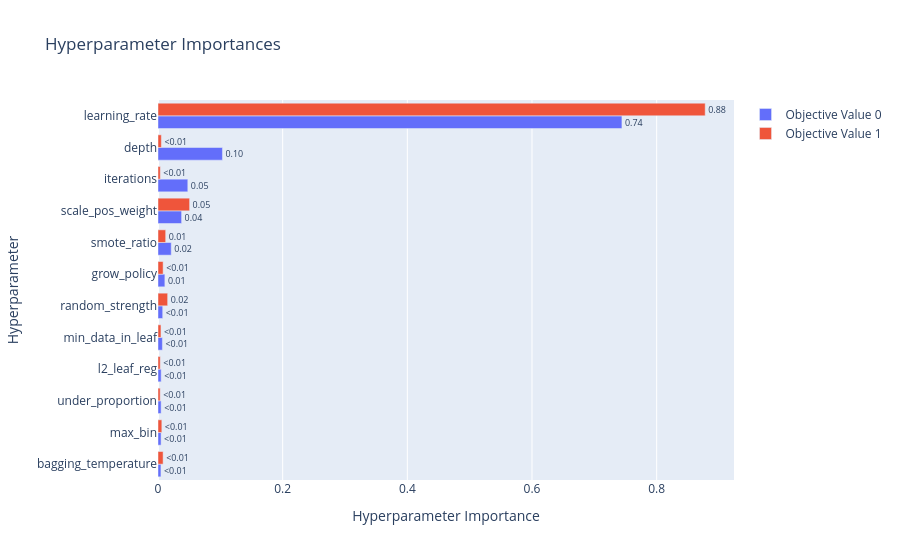
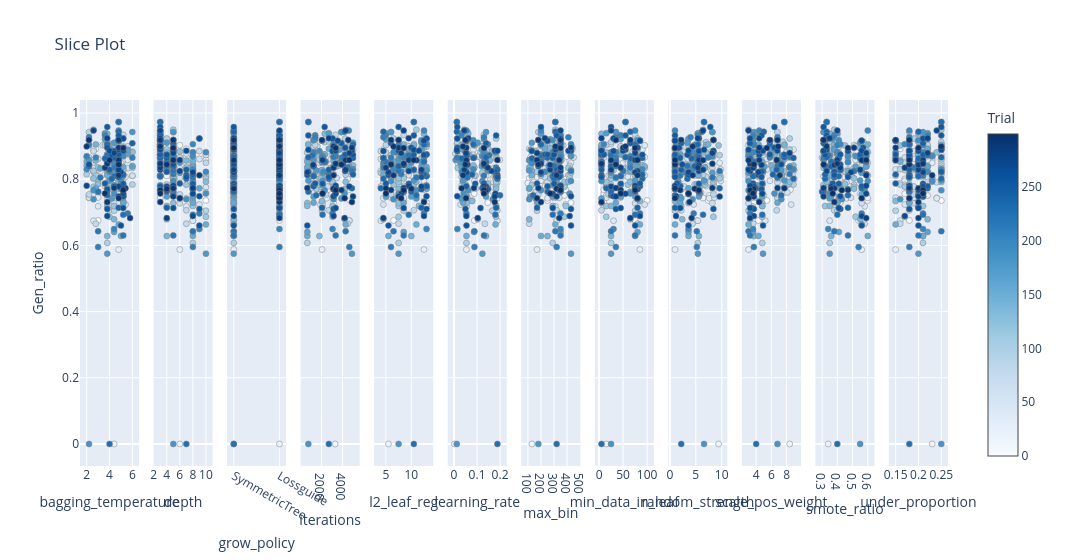
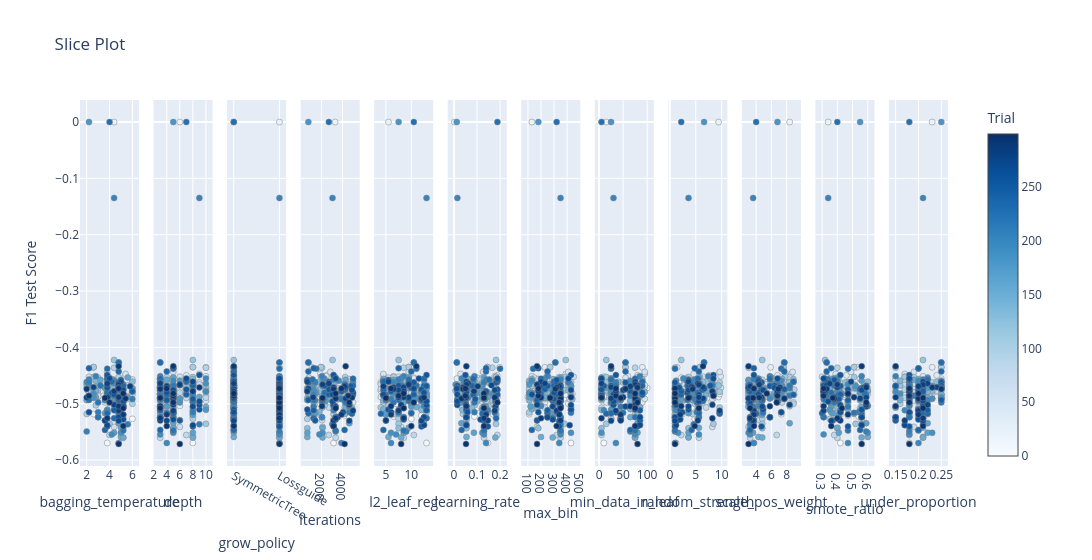
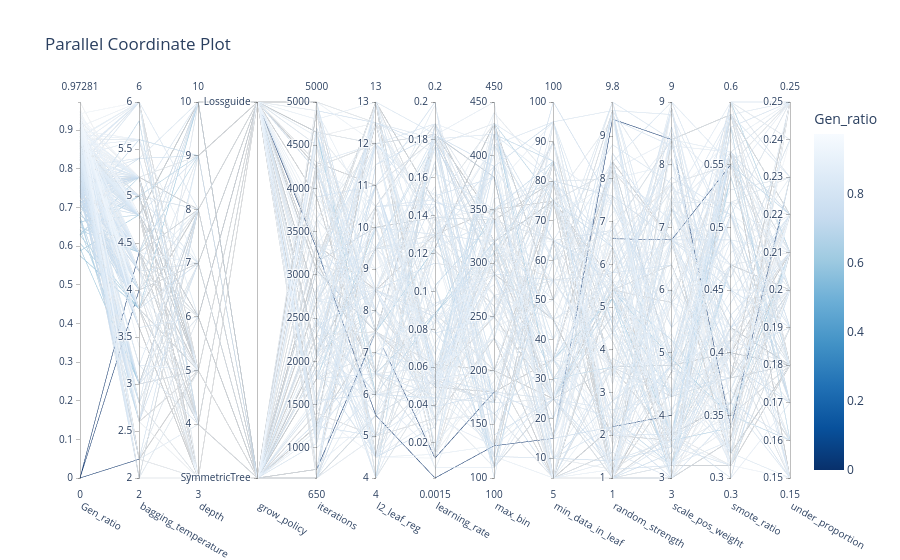

Notebook code cell kept with these figures, in order:
### Code cell
# Graficas para validar los resultados de optuna

imp = optuna.visualization.plot_param_importances(study)

slice1 = optuna.visualization.plot_slice(
    study, target=lambda t: t.values[0], target_name="Gen_ratio"
)

slice2 = optuna.visualization.plot_slice(
    study, target=lambda t: t.values[1], target_name="F1 Test Score"
)

imp.show()
slice1.show()
slice2.show()

par1 = optuna.visualization.plot_parallel_coordinate(
    study, target=lambda t: t.values[0], target_name="Gen_ratio"
)

par2 = optuna.visualization.plot_parallel_coordinate(
    study, target=lambda t: t.values[1], target_name="F1 Test Score"
)

par1.show()
par2.show()

### Figure 1 — Plotly figure (JSON) as saved in the notebook; plotly's stock layout.template omitted (floating-point values rounded to 4 significant figures)
{"data": [{"cliponaxis": false, "hovertemplate": ["bagging_temperature (FloatDistribution): 0.0047235796990602145<extra></extra>", "max_bin (IntDistribution): 0.00495570446281855<extra></extra>", "under_proportion (FloatDistribution): 0.00500452229356601<extra></extra>", "l2_leaf_reg (FloatDistribution): 0.005081990182023752<extra></extra>", "min_data_in_leaf (IntDistribution): 0.007063811363084102<extra></extra>", "random_strength (FloatDistribution): 0.007539930915079387<extra></extra>", "grow_policy (CategoricalDistribution): 0.011018751169380643<extra></extra>", "smote_ratio (FloatDistribution): 0.02124310434387984<extra></extra>", "scale_pos_weight (FloatDistribution): 0.0378616179578412<extra></extra>", "iterations (IntDistribution): 0.047825431752854315<extra></extra>", "depth (IntDistribution): 0.10339323054097102<extra></extra>", "learning_rate (FloatDistribution): 0.7442883253194409<extra></extra>"], "name": "Objective Value 0", "orientation": "h", "text": ["<0.01", "<0.01", "<0.01", "<0.01", "<0.01", "<0.01", "0.01", "0.02", "0.04", "0.05", "0.10", "0.74"], "textposition": "outside", "type": "bar", "x": [0.004724, 0.004956, 0.005005, 0.005082, 0.007064, 0.00754, 0.01102, 0.02124, 0.03786, 0.04783, 0.1034, 0.7443], "y": ["bagging_temperature", "max_bin", "under_proportion", "l2_leaf_reg", "min_data_in_leaf", "random_strength", "grow_policy", "smote_ratio", "scale_pos_weight", "iterations", "depth", "learning_rate"]}, {"cliponaxis": false, "hovertemplate": ["under_proportion (FloatDistribution): 0.0035334356987809282<extra></extra>", "l2_leaf_reg (FloatDistribution): 0.003640433926750097<extra></extra>", "iterations (IntDistribution): 0.003715393220879516<extra></extra>", "min_data_in_leaf (IntDistribution): 0.0047676861627221475<extra></extra>", "depth (IntDistribution): 0.005385048838665737<extra></extra>", "max_bin (IntDistribution): 0.006153199691192534<extra></extra>", "bagging_temperature (FloatDistribution): 0.008203721658361723<extra></extra>", "grow_policy (CategoricalDistribution): 0.008226268945479884<extra></extra>", "smote_ratio (FloatDistribution): 0.012320357396733773<extra></extra>", "random_strength (FloatDistribution): 0.01548376316592324<extra></extra>", "scale_pos_weight (FloatDistribution): 0.05069016406146069<extra></extra>", "learning_rate (FloatDistribution): 0.8778805272330498<extra></extra>"], "name": "Objective Value 1", "orientation": "h", "text": ["<0.01", "<0.01", "<0.01", "<0.01", "<0.01", "<0.01", "<0.01", "<0.01", "0.01", "0.02", "0.05", "0.88"], "textposition": "outside", "type": "bar", "x": [0.003533, 0.00364, 0.003715, 0.004768, 0.005385, 0.006153, 0.008204, 0.008226, 0.01232, 0.01548, 0.05069, 0.8779], "y": ["under_proportion", "l2_leaf_reg", "iterations", "min_data_in_leaf", "depth", "max_bin", "bagging_temperature", "grow_policy", "smote_ratio", "random_strength", "scale_pos_weight", "learning_rate"]}], "layout": {"title": {"text": "Hyperparameter Importances"}, "xaxis": {"title": {"text": "Hyperparameter Importance"}}, "yaxis": {"title": {"text": "Hyperparameter"}}}}

### Figure 2 — Plotly figure (JSON) as saved in the notebook; plotly's stock layout.template omitted (floating-point values rounded to 4 significant figures; data arrays with more than 128 entries replaced by an {"elided": "..."} marker saying what was removed)
{"data": [{"marker": {"color": {"elided": "300 int values"}, "colorbar": {"title": {"text": "Trial"}, "x": 1, "xpad": 40}, "colorscale": [[0, "rgb(247,251,255)"], [0.125, "rgb(222,235,247)"], [0.25, "rgb(198,219,239)"], [0.375, "rgb(158,202,225)"], [0.5, "rgb(107,174,214)"], [0.625, "rgb(66,146,198)"], [0.75, "rgb(33,113,181)"], [0.875, "rgb(8,81,156)"], [1, "rgb(8,48,107)"]], "line": {"color": "Grey", "width": 0.5}, "showscale": true}, "mode": "markers", "name": "Feasible Trial", "showlegend": false, "type": "scatter", "x": {"elided": "300 float values"}, "xaxis": "x", "y": {"elided": "300 float values"}, "yaxis": "y"}, {"marker": {"color": {"elided": "300 int values"}, "colorbar": {"title": {"text": "Trial"}, "x": 1, "xpad": 40}, "colorscale": [[0, "rgb(247,251,255)"], [0.125, "rgb(222,235,247)"], [0.25, "rgb(198,219,239)"], [0.375, "rgb(158,202,225)"], [0.5, "rgb(107,174,214)"], [0.625, "rgb(66,146,198)"], [0.75, "rgb(33,113,181)"], [0.875, "rgb(8,81,156)"], [1, "rgb(8,48,107)"]], "line": {"color": "Grey", "width": 0.5}, "showscale": false}, "mode": "markers", "name": "Feasible Trial", "showlegend": false, "type": "scatter", "x": {"elided": "300 int values"}, "xaxis": "x2", "y": {"elided": "300 float values"}, "yaxis": "y2"}, {"marker": {"color": {"elided": "300 int values"}, "colorbar": {"title": {"text": "Trial"}, "x": 1, "xpad": 40}, "colorscale": [[0, "rgb(247,251,255)"], [0.125, "rgb(222,235,247)"], [0.25, "rgb(198,219,239)"], [0.375, "rgb(158,202,225)"], [0.5, "rgb(107,174,214)"], [0.625, "rgb(66,146,198)"], [0.75, "rgb(33,113,181)"], [0.875, "rgb(8,81,156)"], [1, "rgb(8,48,107)"]], "line": {"color": "Grey", "width": 0.5}, "showscale": false}, "mode": "markers", "name": "Feasible Trial", "showlegend": false, "type": "scatter", "x": {"elided": "300 str values"}, "xaxis": "x3", "y": {"elided": "300 float values"}, "yaxis": "y3"}, {"marker": {"color": {"elided": "300 int values"}, "colorbar": {"title": {"text": "Trial"}, "x": 1, "xpad": 40}, "colorscale": [[0, "rgb(247,251,255)"], [0.125, "rgb(222,235,247)"], [0.25, "rgb(198,219,239)"], [0.375, "rgb(158,202,225)"], [0.5, "rgb(107,174,214)"], [0.625, "rgb(66,146,198)"], [0.75, "rgb(33,113,181)"], [0.875, "rgb(8,81,156)"], [1, "rgb(8,48,107)"]], "line": {"color": "Grey", "width": 0.5}, "showscale": false}, "mode": "markers", "name": "Feasible Trial", "showlegend": false, "type": "scatter", "x": {"elided": "300 int values"}, "xaxis": "x4", "y": {"elided": "300 float values"}, "yaxis": "y4"}, {"marker": {"color": {"elided": "300 int values"}, "colorbar": {"title": {"text": "Trial"}, "x": 1, "xpad": 40}, "colorscale": [[0, "rgb(247,251,255)"], [0.125, "rgb(222,235,247)"], [0.25, "rgb(198,219,239)"], [0.375, "rgb(158,202,225)"], [0.5, "rgb(107,174,214)"], [0.625, "rgb(66,146,198)"], [0.75, "rgb(33,113,181)"], [0.875, "rgb(8,81,156)"], [1, "rgb(8,48,107)"]], "line": {"color": "Grey", "width": 0.5}, "showscale": false}, "mode": "markers", "name": "Feasible Trial", "showlegend": false, "type": "scatter", "x": {"elided": "300 float values"}, "xaxis": "x5", "y": {"elided": "300 float values"}, "yaxis": "y5"}, {"marker": {"color": {"elided": "300 int values"}, "colorbar": {"title": {"text": "Trial"}, "x": 1, "xpad": 40}, "colorscale": [[0, "rgb(247,251,255)"], [0.125, "rgb(222,235,247)"], [0.25, "rgb(198,219,239)"], [0.375, "rgb(158,202,225)"], [0.5, "rgb(107,174,214)"], [0.625, "rgb(66,146,198)"], [0.75, "rgb(33,113,181)"], [0.875, "rgb(8,81,156)"], [1, "rgb(8,48,107)"]], "line": {"color": "Grey", "width": 0.5}, "showscale": false}, "mode": "markers", "name": "Feasible Trial", "showlegend": false, "type": "scatter", "x": {"elided": "300 float values"}, "xaxis": "x6", "y": {"elided": "300 float values"}, "yaxis": "y6"}, {"marker": {"color": {"elided": "300 int values"}, "colorbar": {"title": {"text": "Trial"}, "x": 1, "xpad": 40}, "colorscale": [[0, "rgb(247,251,255)"], [0.125, "rgb(222,235,247)"], [0.25, "rgb(198,219,239)"], [0.375, "rgb(158,202,225)"], [0.5, "rgb(107,174,214)"], [0.625, "rgb(66,146,198)"], [0.75, "rgb(33,113,181)"], [0.875, "rgb(8,81,156)"], [1, "rgb(8,48,107)"]], "line": {"color": "Grey", "width": 0.5}, "showscale": false}, "mode": "markers", "name": "Feasible Trial", "showlegend": false, "type": "scatter", "x": {"elided": "300 int values"}, "xaxis": "x7", "y": {"elided": "300 float values"}, "yaxis": "y7"}, {"marker": {"color": {"elided": "300 int values"}, "colorbar": {"title": {"text": "Trial"}, "x": 1, "xpad": 40}, "colorscale": [[0, "rgb(247,251,255)"], [0.125, "rgb(222,235,247)"], [0.25, "rgb(198,219,239)"], [0.375, "rgb(158,202,225)"], [0.5, "rgb(107,174,214)"], [0.625, "rgb(66,146,198)"], [0.75, "rgb(33,113,181)"], [0.875, "rgb(8,81,156)"], [1, "rgb(8,48,107)"]], "line": {"color": "Grey", "width": 0.5}, "showscale": false}, "mode": "markers", "name": "Feasible Trial", "showlegend": false, "type": "scatter", "x": {"elided": "300 int values"}, "xaxis": "x8", "y": {"elided": "300 float values"}, "yaxis": "y8"}, {"marker": {"color": {"elided": "300 int values"}, "colorbar": {"title": {"text": "Trial"}, "x": 1, "xpad": 40}, "colorscale": [[0, "rgb(247,251,255)"], [0.125, "rgb(222,235,247)"], [0.25, "rgb(198,219,239)"], [0.375, "rgb(158,202,225)"], [0.5, "rgb(107,174,214)"], [0.625, "rgb(66,146,198)"], [0.75, "rgb(33,113,181)"], [0.875, "rgb(8,81,156)"], [1, "rgb(8,48,107)"]], "line": {"color": "Grey", "width": 0.5}, "showscale": false}, "mode": "markers", "name": "Feasible Trial", "showlegend": false, "type": "scatter", "x": {"elided": "300 float values"}, "xaxis": "x9", "y": {"elided": "300 float values"}, "yaxis": "y9"}, {"marker": {"color": {"elided": "300 int values"}, "colorbar": {"title": {"text": "Trial"}, "x": 1, "xpad": 40}, "colorscale": [[0, "rgb(247,251,255)"], [0.125, "rgb(222,235,247)"], [0.25, "rgb(198,219,239)"], [0.375, "rgb(158,202,225)"], [0.5, "rgb(107,174,214)"], [0.625, "rgb(66,146,198)"], [0.75, "rgb(33,113,181)"], [0.875, "rgb(8,81,156)"], [1, "rgb(8,48,107)"]], "line": {"color": "Grey", "width": 0.5}, "showscale": false}, "mode": "markers", "name": "Feasible Trial", "showlegend": false, "type": "scatter", "x": {"elided": "300 float values"}, "xaxis": "x10", "y": {"elided": "300 float values"}, "yaxis": "y10"}, {"marker": {"color": {"elided": "300 int values"}, "colorbar": {"title": {"text": "Trial"}, "x": 1, "xpad": 40}, "colorscale": [[0, "rgb(247,251,255)"], [0.125, "rgb(222,235,247)"], [0.25, "rgb(198,219,239)"], [0.375, "rgb(158,202,225)"], [0.5, "rgb(107,174,214)"], [0.625, "rgb(66,146,198)"], [0.75, "rgb(33,113,181)"], [0.875, "rgb(8,81,156)"], [1, "rgb(8,48,107)"]], "line": {"color": "Grey", "width": 0.5}, "showscale": false}, "mode": "markers", "name": "Feasible Trial", "showlegend": false, "type": "scatter", "x": {"elided": "300 float values"}, "xaxis": "x11", "y": {"elided": "300 float values"}, "yaxis": "y11"}, {"marker": {"color": {"elided": "300 int values"}, "colorbar": {"title": {"text": "Trial"}, "x": 1, "xpad": 40}, "colorscale": [[0, "rgb(247,251,255)"], [0.125, "rgb(222,235,247)"], [0.25, "rgb(198,219,239)"], [0.375, "rgb(158,202,225)"], [0.5, "rgb(107,174,214)"], [0.625, "rgb(66,146,198)"], [0.75, "rgb(33,113,181)"], [0.875, "rgb(8,81,156)"], [1, "rgb(8,48,107)"]], "line": {"color": "Grey", "width": 0.5}, "showscale": false}, "mode": "markers", "name": "Feasible Trial", "showlegend": false, "type": "scatter", "x": {"elided": "300 float values"}, "xaxis": "x12", "y": {"elided": "300 float values"}, "yaxis": "y12"}], "layout": {"title": {"text": "Slice Plot"}, "width": 3600, "xaxis": {"anchor": "y", "domain": [0, 0.06806], "title": {"text": "bagging_temperature"}}, "xaxis10": {"anchor": "y10", "domain": [0.7625, 0.8306], "title": {"text": "scale_pos_weight"}}, "xaxis11": {"anchor": "y11", "domain": [0.8472, 0.9153], "title": {"text": "smote_ratio"}}, "xaxis12": {"anchor": "y12", "domain": [0.9319, 1.0], "title": {"text": "under_proportion"}}, "xaxis2": {"anchor": "y2", "domain": [0.08472, 0.1528], "title": {"text": "depth"}}, "xaxis3": {"anchor": "y3", "categoryarray": ["SymmetricTree", "Lossguide"], "categoryorder": "array", "domain": [0.1694, 0.2375], "title": {"text": "grow_policy"}, "type": "category"}, "xaxis4": {"anchor": "y4", "domain": [0.2542, 0.3222], "title": {"text": "iterations"}}, "xaxis5": {"anchor": "y5", "domain": [0.3389, 0.4069], "title": {"text": "l2_leaf_reg"}}, "xaxis6": {"anchor": "y6", "domain": [0.4236, 0.4917], "title": {"text": "learning_rate"}}, "xaxis7": {"anchor": "y7", "domain": [0.5083, 0.5764], "title": {"text": "max_bin"}}, "xaxis8": {"anchor": "y8", "domain": [0.5931, 0.6611], "title": {"text": "min_data_in_leaf"}}, "xaxis9": {"anchor": "y9", "domain": [0.6778, 0.7458], "title": {"text": "random_strength"}}, "yaxis": {"anchor": "x", "domain": [0, 1], "title": {"text": "Gen_ratio"}}, "yaxis10": {"anchor": "x10", "domain": [0, 1], "matches": "y", "showticklabels": false}, "yaxis11": {"anchor": "x11", "domain": [0, 1], "matches": "y", "showticklabels": false}, "yaxis12": {"anchor": "x12", "domain": [0, 1], "matches": "y", "showticklabels": false}, "yaxis2": {"anchor": "x2", "domain": [0, 1], "matches": "y", "showticklabels": false}, "yaxis3": {"anchor": "x3", "domain": [0, 1], "matches": "y", "showticklabels": false}, "yaxis4": {"anchor": "x4", "domain": [0, 1], "matches": "y", "showticklabels": false}, "yaxis5": {"anchor": "x5", "domain": [0, 1], "matches": "y", "showticklabels": false}, "yaxis6": {"anchor": "x6", "domain": [0, 1], "matches": "y", "showticklabels": false}, "yaxis7": {"anchor": "x7", "domain": [0, 1], "matches": "y", "showticklabels": false}, "yaxis8": {"anchor": "x8", "domain": [0, 1], "matches": "y", "showticklabels": false}, "yaxis9": {"anchor": "x9", "domain": [0, 1], "matches": "y", "showticklabels": false}}}

### Figure 3 — Plotly figure (JSON) as saved in the notebook; plotly's stock layout.template omitted (floating-point values rounded to 4 significant figures; data arrays with more than 128 entries replaced by an {"elided": "..."} marker saying what was removed)
{"data": [{"marker": {"color": {"elided": "300 int values"}, "colorbar": {"title": {"text": "Trial"}, "x": 1, "xpad": 40}, "colorscale": [[0, "rgb(247,251,255)"], [0.125, "rgb(222,235,247)"], [0.25, "rgb(198,219,239)"], [0.375, "rgb(158,202,225)"], [0.5, "rgb(107,174,214)"], [0.625, "rgb(66,146,198)"], [0.75, "rgb(33,113,181)"], [0.875, "rgb(8,81,156)"], [1, "rgb(8,48,107)"]], "line": {"color": "Grey", "width": 0.5}, "showscale": true}, "mode": "markers", "name": "Feasible Trial", "showlegend": false, "type": "scatter", "x": {"elided": "300 float values"}, "xaxis": "x", "y": {"elided": "300 float values"}, "yaxis": "y"}, {"marker": {"color": {"elided": "300 int values"}, "colorbar": {"title": {"text": "Trial"}, "x": 1, "xpad": 40}, "colorscale": [[0, "rgb(247,251,255)"], [0.125, "rgb(222,235,247)"], [0.25, "rgb(198,219,239)"], [0.375, "rgb(158,202,225)"], [0.5, "rgb(107,174,214)"], [0.625, "rgb(66,146,198)"], [0.75, "rgb(33,113,181)"], [0.875, "rgb(8,81,156)"], [1, "rgb(8,48,107)"]], "line": {"color": "Grey", "width": 0.5}, "showscale": false}, "mode": "markers", "name": "Feasible Trial", "showlegend": false, "type": "scatter", "x": {"elided": "300 int values"}, "xaxis": "x2", "y": {"elided": "300 float values"}, "yaxis": "y2"}, {"marker": {"color": {"elided": "300 int values"}, "colorbar": {"title": {"text": "Trial"}, "x": 1, "xpad": 40}, "colorscale": [[0, "rgb(247,251,255)"], [0.125, "rgb(222,235,247)"], [0.25, "rgb(198,219,239)"], [0.375, "rgb(158,202,225)"], [0.5, "rgb(107,174,214)"], [0.625, "rgb(66,146,198)"], [0.75, "rgb(33,113,181)"], [0.875, "rgb(8,81,156)"], [1, "rgb(8,48,107)"]], "line": {"color": "Grey", "width": 0.5}, "showscale": false}, "mode": "markers", "name": "Feasible Trial", "showlegend": false, "type": "scatter", "x": {"elided": "300 str values"}, "xaxis": "x3", "y": {"elided": "300 float values"}, "yaxis": "y3"}, {"marker": {"color": {"elided": "300 int values"}, "colorbar": {"title": {"text": "Trial"}, "x": 1, "xpad": 40}, "colorscale": [[0, "rgb(247,251,255)"], [0.125, "rgb(222,235,247)"], [0.25, "rgb(198,219,239)"], [0.375, "rgb(158,202,225)"], [0.5, "rgb(107,174,214)"], [0.625, "rgb(66,146,198)"], [0.75, "rgb(33,113,181)"], [0.875, "rgb(8,81,156)"], [1, "rgb(8,48,107)"]], "line": {"color": "Grey", "width": 0.5}, "showscale": false}, "mode": "markers", "name": "Feasible Trial", "showlegend": false, "type": "scatter", "x": {"elided": "300 int values"}, "xaxis": "x4", "y": {"elided": "300 float values"}, "yaxis": "y4"}, {"marker": {"color": {"elided": "300 int values"}, "colorbar": {"title": {"text": "Trial"}, "x": 1, "xpad": 40}, "colorscale": [[0, "rgb(247,251,255)"], [0.125, "rgb(222,235,247)"], [0.25, "rgb(198,219,239)"], [0.375, "rgb(158,202,225)"], [0.5, "rgb(107,174,214)"], [0.625, "rgb(66,146,198)"], [0.75, "rgb(33,113,181)"], [0.875, "rgb(8,81,156)"], [1, "rgb(8,48,107)"]], "line": {"color": "Grey", "width": 0.5}, "showscale": false}, "mode": "markers", "name": "Feasible Trial", "showlegend": false, "type": "scatter", "x": {"elided": "300 float values"}, "xaxis": "x5", "y": {"elided": "300 float values"}, "yaxis": "y5"}, {"marker": {"color": {"elided": "300 int values"}, "colorbar": {"title": {"text": "Trial"}, "x": 1, "xpad": 40}, "colorscale": [[0, "rgb(247,251,255)"], [0.125, "rgb(222,235,247)"], [0.25, "rgb(198,219,239)"], [0.375, "rgb(158,202,225)"], [0.5, "rgb(107,174,214)"], [0.625, "rgb(66,146,198)"], [0.75, "rgb(33,113,181)"], [0.875, "rgb(8,81,156)"], [1, "rgb(8,48,107)"]], "line": {"color": "Grey", "width": 0.5}, "showscale": false}, "mode": "markers", "name": "Feasible Trial", "showlegend": false, "type": "scatter", "x": {"elided": "300 float values"}, "xaxis": "x6", "y": {"elided": "300 float values"}, "yaxis": "y6"}, {"marker": {"color": {"elided": "300 int values"}, "colorbar": {"title": {"text": "Trial"}, "x": 1, "xpad": 40}, "colorscale": [[0, "rgb(247,251,255)"], [0.125, "rgb(222,235,247)"], [0.25, "rgb(198,219,239)"], [0.375, "rgb(158,202,225)"], [0.5, "rgb(107,174,214)"], [0.625, "rgb(66,146,198)"], [0.75, "rgb(33,113,181)"], [0.875, "rgb(8,81,156)"], [1, "rgb(8,48,107)"]], "line": {"color": "Grey", "width": 0.5}, "showscale": false}, "mode": "markers", "name": "Feasible Trial", "showlegend": false, "type": "scatter", "x": {"elided": "300 int values"}, "xaxis": "x7", "y": {"elided": "300 float values"}, "yaxis": "y7"}, {"marker": {"color": {"elided": "300 int values"}, "colorbar": {"title": {"text": "Trial"}, "x": 1, "xpad": 40}, "colorscale": [[0, "rgb(247,251,255)"], [0.125, "rgb(222,235,247)"], [0.25, "rgb(198,219,239)"], [0.375, "rgb(158,202,225)"], [0.5, "rgb(107,174,214)"], [0.625, "rgb(66,146,198)"], [0.75, "rgb(33,113,181)"], [0.875, "rgb(8,81,156)"], [1, "rgb(8,48,107)"]], "line": {"color": "Grey", "width": 0.5}, "showscale": false}, "mode": "markers", "name": "Feasible Trial", "showlegend": false, "type": "scatter", "x": {"elided": "300 int values"}, "xaxis": "x8", "y": {"elided": "300 float values"}, "yaxis": "y8"}, {"marker": {"color": {"elided": "300 int values"}, "colorbar": {"title": {"text": "Trial"}, "x": 1, "xpad": 40}, "colorscale": [[0, "rgb(247,251,255)"], [0.125, "rgb(222,235,247)"], [0.25, "rgb(198,219,239)"], [0.375, "rgb(158,202,225)"], [0.5, "rgb(107,174,214)"], [0.625, "rgb(66,146,198)"], [0.75, "rgb(33,113,181)"], [0.875, "rgb(8,81,156)"], [1, "rgb(8,48,107)"]], "line": {"color": "Grey", "width": 0.5}, "showscale": false}, "mode": "markers", "name": "Feasible Trial", "showlegend": false, "type": "scatter", "x": {"elided": "300 float values"}, "xaxis": "x9", "y": {"elided": "300 float values"}, "yaxis": "y9"}, {"marker": {"color": {"elided": "300 int values"}, "colorbar": {"title": {"text": "Trial"}, "x": 1, "xpad": 40}, "colorscale": [[0, "rgb(247,251,255)"], [0.125, "rgb(222,235,247)"], [0.25, "rgb(198,219,239)"], [0.375, "rgb(158,202,225)"], [0.5, "rgb(107,174,214)"], [0.625, "rgb(66,146,198)"], [0.75, "rgb(33,113,181)"], [0.875, "rgb(8,81,156)"], [1, "rgb(8,48,107)"]], "line": {"color": "Grey", "width": 0.5}, "showscale": false}, "mode": "markers", "name": "Feasible Trial", "showlegend": false, "type": "scatter", "x": {"elided": "300 float values"}, "xaxis": "x10", "y": {"elided": "300 float values"}, "yaxis": "y10"}, {"marker": {"color": {"elided": "300 int values"}, "colorbar": {"title": {"text": "Trial"}, "x": 1, "xpad": 40}, "colorscale": [[0, "rgb(247,251,255)"], [0.125, "rgb(222,235,247)"], [0.25, "rgb(198,219,239)"], [0.375, "rgb(158,202,225)"], [0.5, "rgb(107,174,214)"], [0.625, "rgb(66,146,198)"], [0.75, "rgb(33,113,181)"], [0.875, "rgb(8,81,156)"], [1, "rgb(8,48,107)"]], "line": {"color": "Grey", "width": 0.5}, "showscale": false}, "mode": "markers", "name": "Feasible Trial", "showlegend": false, "type": "scatter", "x": {"elided": "300 float values"}, "xaxis": "x11", "y": {"elided": "300 float values"}, "yaxis": "y11"}, {"marker": {"color": {"elided": "300 int values"}, "colorbar": {"title": {"text": "Trial"}, "x": 1, "xpad": 40}, "colorscale": [[0, "rgb(247,251,255)"], [0.125, "rgb(222,235,247)"], [0.25, "rgb(198,219,239)"], [0.375, "rgb(158,202,225)"], [0.5, "rgb(107,174,214)"], [0.625, "rgb(66,146,198)"], [0.75, "rgb(33,113,181)"], [0.875, "rgb(8,81,156)"], [1, "rgb(8,48,107)"]], "line": {"color": "Grey", "width": 0.5}, "showscale": false}, "mode": "markers", "name": "Feasible Trial", "showlegend": false, "type": "scatter", "x": {"elided": "300 float values"}, "xaxis": "x12", "y": {"elided": "300 float values"}, "yaxis": "y12"}], "layout": {"title": {"text": "Slice Plot"}, "width": 3600, "xaxis": {"anchor": "y", "domain": [0, 0.06806], "title": {"text": "bagging_temperature"}}, "xaxis10": {"anchor": "y10", "domain": [0.7625, 0.8306], "title": {"text": "scale_pos_weight"}}, "xaxis11": {"anchor": "y11", "domain": [0.8472, 0.9153], "title": {"text": "smote_ratio"}}, "xaxis12": {"anchor": "y12", "domain": [0.9319, 1.0], "title": {"text": "under_proportion"}}, "xaxis2": {"anchor": "y2", "domain": [0.08472, 0.1528], "title": {"text": "depth"}}, "xaxis3": {"anchor": "y3", "categoryarray": ["SymmetricTree", "Lossguide"], "categoryorder": "array", "domain": [0.1694, 0.2375], "title": {"text": "grow_policy"}, "type": "category"}, "xaxis4": {"anchor": "y4", "domain": [0.2542, 0.3222], "title": {"text": "iterations"}}, "xaxis5": {"anchor": "y5", "domain": [0.3389, 0.4069], "title": {"text": "l2_leaf_reg"}}, "xaxis6": {"anchor": "y6", "domain": [0.4236, 0.4917], "title": {"text": "learning_rate"}}, "xaxis7": {"anchor": "y7", "domain": [0.5083, 0.5764], "title": {"text": "max_bin"}}, "xaxis8": {"anchor": "y8", "domain": [0.5931, 0.6611], "title": {"text": "min_data_in_leaf"}}, "xaxis9": {"anchor": "y9", "domain": [0.6778, 0.7458], "title": {"text": "random_strength"}}, "yaxis": {"anchor": "x", "domain": [0, 1], "title": {"text": "F1 Test Score"}}, "yaxis10": {"anchor": "x10", "domain": [0, 1], "matches": "y", "showticklabels": false}, "yaxis11": {"anchor": "x11", "domain": [0, 1], "matches": "y", "showticklabels": false}, "yaxis12": {"anchor": "x12", "domain": [0, 1], "matches": "y", "showticklabels": false}, "yaxis2": {"anchor": "x2", "domain": [0, 1], "matches": "y", "showticklabels": false}, "yaxis3": {"anchor": "x3", "domain": [0, 1], "matches": "y", "showticklabels": false}, "yaxis4": {"anchor": "x4", "domain": [0, 1], "matches": "y", "showticklabels": false}, "yaxis5": {"anchor": "x5", "domain": [0, 1], "matches": "y", "showticklabels": false}, "yaxis6": {"anchor": "x6", "domain": [0, 1], "matches": "y", "showticklabels": false}, "yaxis7": {"anchor": "x7", "domain": [0, 1], "matches": "y", "showticklabels": false}, "yaxis8": {"anchor": "x8", "domain": [0, 1], "matches": "y", "showticklabels": false}, "yaxis9": {"anchor": "x9", "domain": [0, 1], "matches": "y", "showticklabels": false}}}

### Figure 4 — Plotly figure (JSON) as saved in the notebook; plotly's stock layout.template omitted (floating-point values rounded to 4 significant figures; data arrays with more than 128 entries replaced by an {"elided": "..."} marker saying what was removed)
{"data": [{"dimensions": [{"label": "Gen_ratio", "range": [0, 0.9728], "values": {"elided": "300 float values"}}, {"label": "bagging_temperature", "range": [2, 6], "values": {"elided": "300 float values"}}, {"label": "depth", "range": [3, 10], "values": {"elided": "300 int values"}}, {"label": "grow_policy", "range": [0, 1], "ticktext": ["SymmetricTree", "Lossguide"], "tickvals": [0, 1], "values": {"elided": "300 int values"}}, {"label": "iterations", "range": [650, 5000], "values": {"elided": "300 int values"}}, {"label": "l2_leaf_reg", "range": [4, 13], "values": {"elided": "300 float values"}}, {"label": "learning_rate", "range": [0.0015, 0.2], "values": {"elided": "300 float values"}}, {"label": "max_bin", "range": [100, 450], "values": {"elided": "300 int values"}}, {"label": "min_data_in_leaf", "range": [5, 100], "values": {"elided": "300 int values"}}, {"label": "random_strength", "range": [1, 9.8], "values": {"elided": "300 float values"}}, {"label": "scale_pos_weight", "range": [3, 9], "values": {"elided": "300 float values"}}, {"label": "smote_ratio", "range": [0.3, 0.6], "values": {"elided": "300 float values"}}, {"label": "under_proportion", "range": [0.15, 0.25], "values": {"elided": "300 float values"}}], "labelangle": 30, "labelside": "bottom", "line": {"color": {"elided": "300 float values"}, "colorbar": {"title": {"text": "Gen_ratio"}}, "colorscale": [[0, "rgb(247,251,255)"], [0.125, "rgb(222,235,247)"], [0.25, "rgb(198,219,239)"], [0.375, "rgb(158,202,225)"], [0.5, "rgb(107,174,214)"], [0.625, "rgb(66,146,198)"], [0.75, "rgb(33,113,181)"], [0.875, "rgb(8,81,156)"], [1, "rgb(8,48,107)"]], "reversescale": true, "showscale": true}, "type": "parcoords"}], "layout": {"title": {"text": "Parallel Coordinate Plot"}}}
